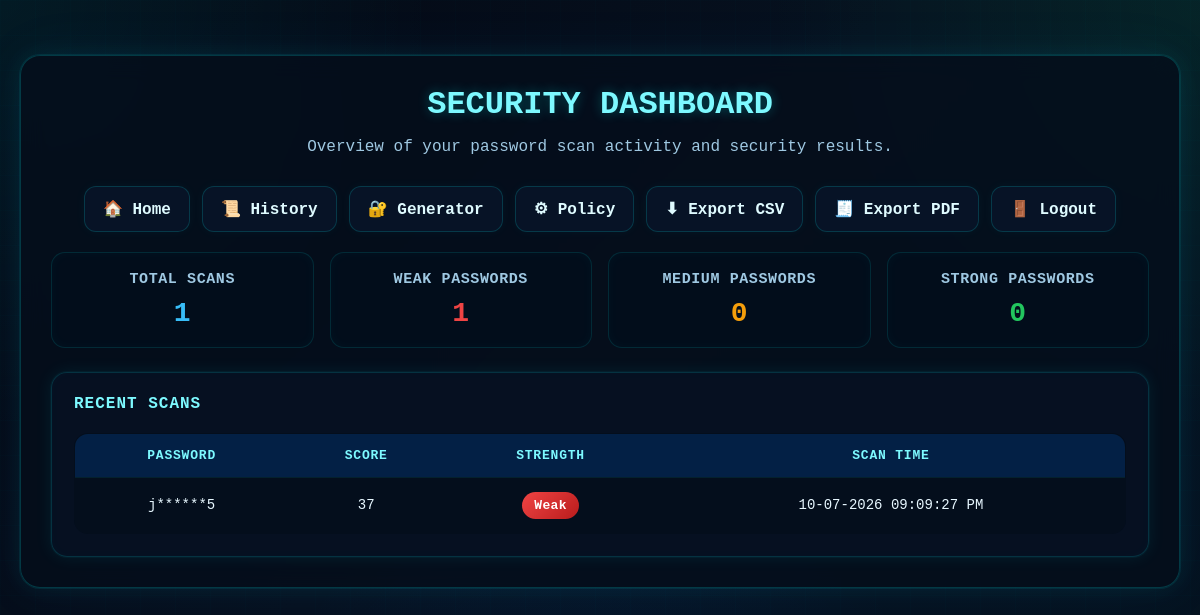
Before: /dashboard (signed in) with the older database file.
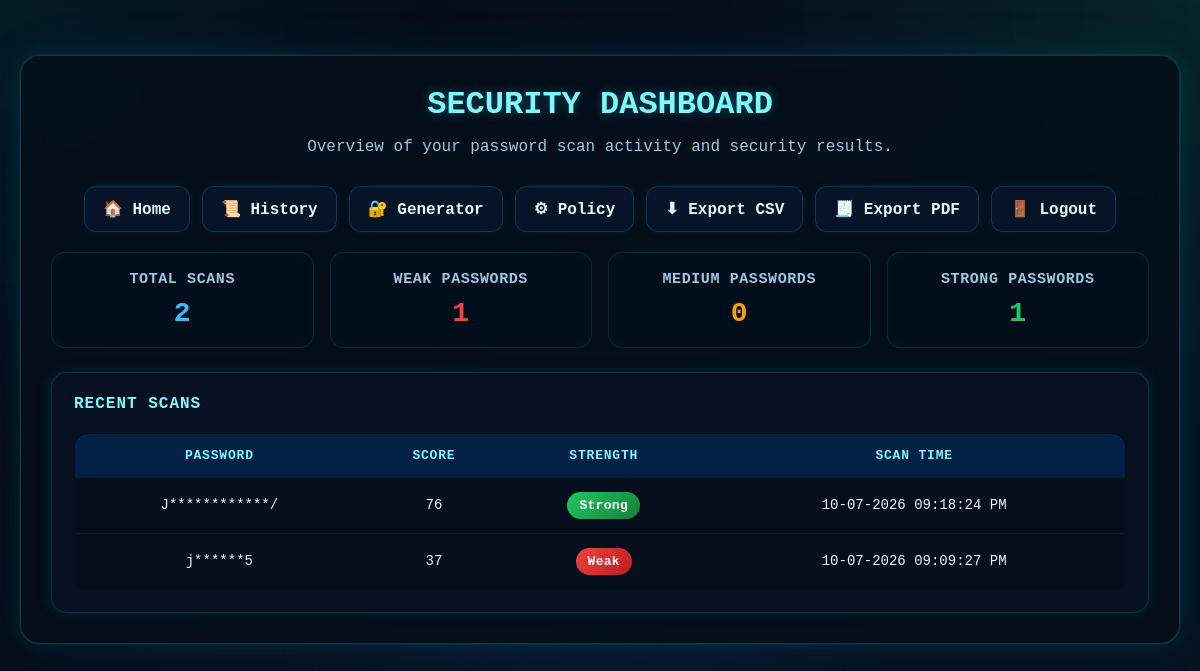
After: the same page with the newer database file.
### tables this page shows
CREATE TABLE password_history (
            id INTEGER PRIMARY KEY AUTOINCREMENT,
            password_text TEXT NOT NULL,
            score INTEGER NOT NULL,
            strength TEXT NOT NULL,
            color TEXT NOT NULL,
            entropy REAL DEFAULT 0,
            crack_time TEXT DEFAULT 'Instantly',
            scan_time TEXT NOT NULL
        , user_id INTEGER DEFAULT 1);

### app.py (the view)
@app.route("/dashboard")
def dashboard():
    if not is_logged_in():
        return redirect(url_for("login"))
    user_id = get_current_user_id()
    conn = get_db_connection()
    cursor = conn.cursor()
    cursor.execute("SELECT COUNT(*) FROM password_history WHERE user_id = ?", (user_id,))
    total_scans = cursor.fetchone()[0]
    cursor.execute("""
        SELECT COUNT(*) FROM password_history
        WHERE user_id = ? AND strength = 'Weak'
    """, (user_id,))
    weak_count = cursor.fetchone()[0]
    cursor.execute("""
        SELECT COUNT(*) FROM password_history
        WHERE user_id = ? AND strength = 'Medium'
    """, (user_id,))
    medium_count = cursor.fetchone()[0]
    cursor.execute("""
        SELECT COUNT(*) FROM password_history
        WHERE user_id = ? AND strength = 'Strong'
    """, (user_id,))
    strong_count = cursor.fetchone()[0]
    cursor.execute("""
        SELECT password_text, score, strength, scan_time
        FROM password_history
        WHERE user_id = ?
        ORDER BY id DESC
        LIMIT 5
    """, (user_id,))
    recent_scans = cursor.fetchall()
    conn.close()
    return render_template(
        "dashboard.html",
        total_scans=total_scans,
        weak_count=weak_count,
        medium_count=medium_count,
        strong_count=strong_count,
        recent_scans=recent_scans
    )

### app.py (called while the page is built)
def get_db_connection():
    conn = sqlite3.connect(DB_NAME)
    conn.row_factory = sqlite3.Row
    return conn

def is_logged_in():
    return "user_id" in session

def get_current_user_id():
    return session.get("user_id")

### templates/dashboard.html (shortened to what this page needs)
<!DOCTYPE html>
<html lang="en">
<head>
    <link rel="stylesheet" href="{{ url_for('static', filename='style.css') }}">
</head>
<body>
    <div class="container">
        <h1 class="page-title">SECURITY DASHBOARD</h1>
        <p class="page-subtitle">Overview of your password scan activity and security results.</p>
        <div class="nav-links" style="margin-top:0; margin-bottom:20px;">
            <a href="{{ url_for('index') }}">🏠 Home</a>
            <a href="{{ url_for('history') }}">📜 History</a>
            <a href="{{ url_for('generate_password_route') }}">🔐 Generator</a>
            <a href="{{ url_for('policy') }}">⚙ Policy</a>
            <a href="{{ url_for('export_csv') }}">⬇ Export CSV</a>
            <a href="{{ url_for('export_pdf') }}">🧾 Export PDF</a>
            <a href="{{ url_for('logout') }}">🚪 Logout</a>
        </div>
        <div class="dashboard-grid">
            <div class="card total">
                <h3>Total Scans</h3>
                <p>{{ total_scans }}</p>
            </div>
            <div class="card weak">
                <h3>Weak Passwords</h3>
                <p>{{ weak_count }}</p>
            </div>
            <div class="card medium">
                <h3>Medium Passwords</h3>
                <p>{{ medium_count }}</p>
            </div>
            <div class="card strong">
                <h3>Strong Passwords</h3>
                <p>{{ strong_count }}</p>
            </div>
        </div>
        <div class="panel-box neon-box">
            <h3>RECENT SCANS</h3>
            {% if recent_scans and recent_scans|length > 0 %}
            <div class="table-container">
                <table>
                    <thead>
                        <tr>
                            <th>Password</th>
                            <th>Score</th>
                            <th>Strength</th>
                            <th>Scan Time</th>
                        </tr>
                    </thead>
                    <tbody>
                        {% for row in recent_scans %}
                        <tr>
                            <td>{{ row.password_text }}</td>
                            <td>{{ row.score }}</td>
                            <td>
                                {% if row.strength == "Weak" %}
                                    <span class="badge badge-weak">Weak</span>
                                {% elif row.strength == "Medium" %}
                                    <span class="badge badge-medium">Medium</span>
                                {% else %}
                                    <span class="badge badge-strong">Strong</span>
                                {% endif %}
                            </td>
                            <td>{{ row.scan_time }}</td>
                        </tr>
                        {% endfor %}
                    </tbody>
                </table>
            </div>
            {% else %}
                <p style="color:#9fc8e2;">No recent scans found.</p>
            {% endif %}
        </div>
    </div>
</body>
</html>

Changed rows visible on the page:
added password_history: password_text "J************/", score "76", strength "Strong", scan_time "10-07-2026 09:18:24 PM"
Other visible differences:
{{ total_scans }}: "1" → "2"
{{ strong_count }}: "0" → "1"
